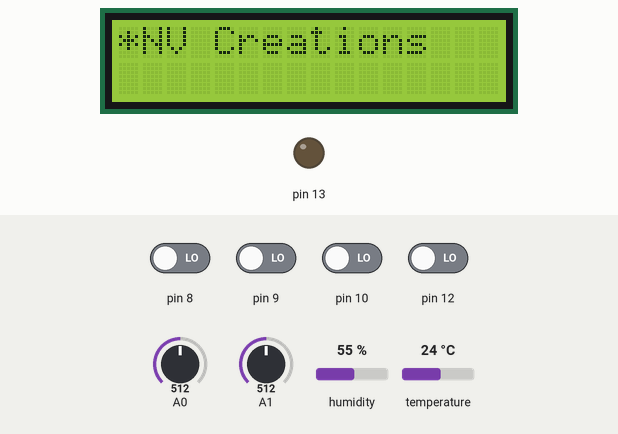
This sketch was run on a simulated Arduino Uno, built with avr-gcc and run on an emulated ATmega328P. Shown: 16×2 character LCD, output pins drawn as LEDs (lit = HIGH). The inputs (shaded band) are chosen by the test bench; at power-on: pin 8–10, pin 12 LOW, A0 = 512, temperature 24 °C, A1 = 512, humidity 55 %. What the sketch prints to the serial monitor is not drawn.

Above: at 0.1 s.
4.3 s: pin 9 driven HIGH
At 6.3 s:
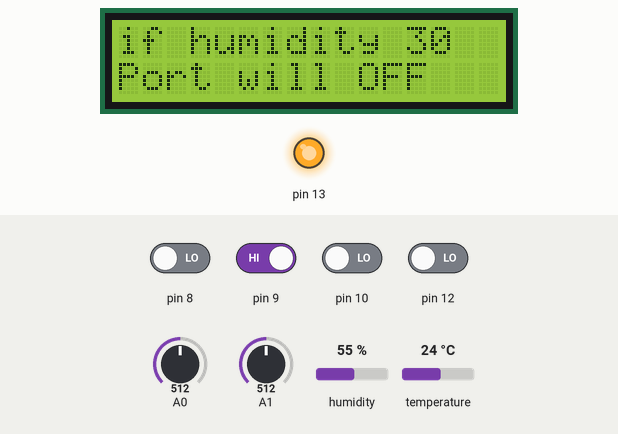
6.6 s: pin 8 driven HIGH
At 7.9 s:
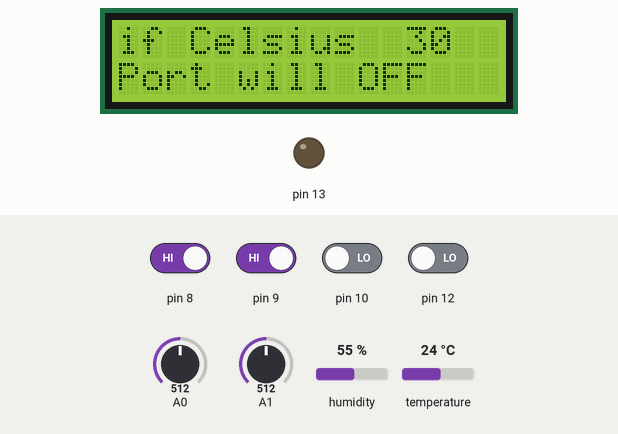
8.6 s: pin 12 driven HIGH
At 9.7 s:
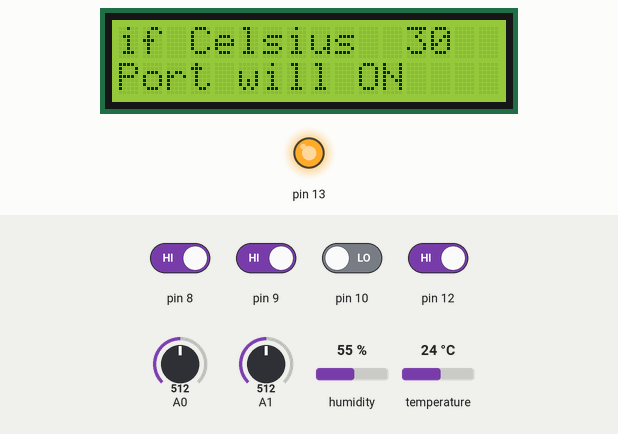
10.7 s: A0 set to 1010
At 11.39 s:
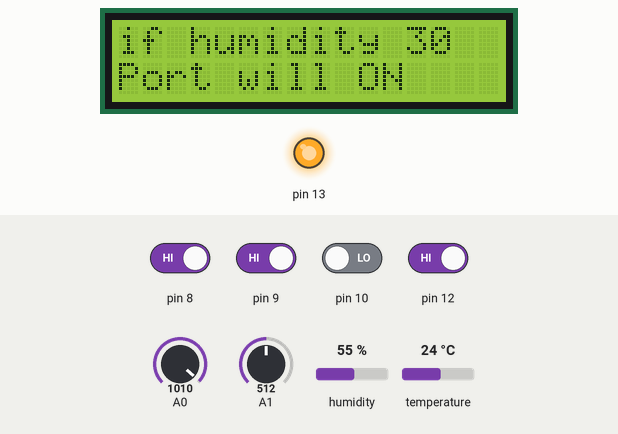
14.9 s: temperature set to 28 °C
At 17.6 s:
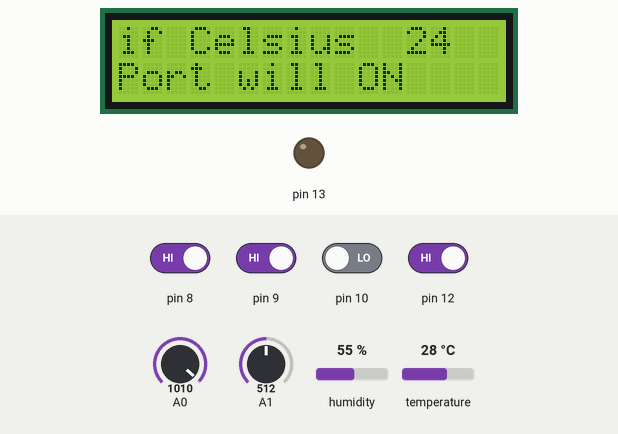
19.1 s: pin 12 driven LOW
At 20.2 s:
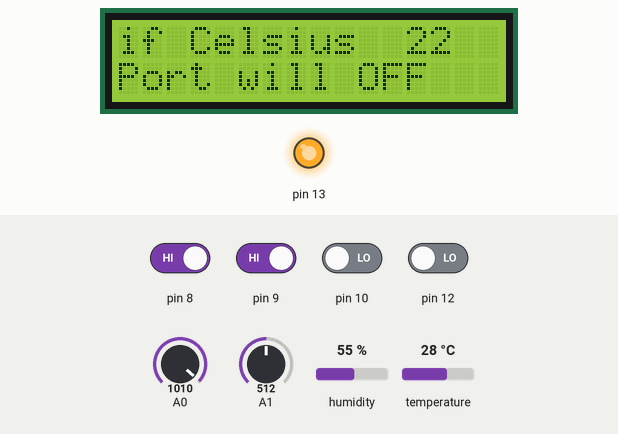
Timing chart, 0 to 22.1 s (numbered marks = the images above; inputs shaded):
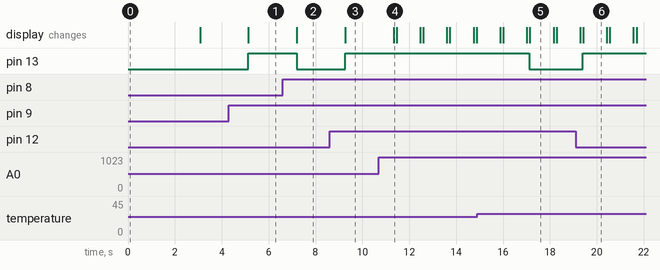

Measured:
- after the input at 4.3 s, pin 13: LOW → HIGH after 0.82 s; the display: changes after 0.82 s (image 1)
- after the input at 6.6 s, pin 13: HIGH → LOW after 0.59 s; the display: changes after 0.59 s (image 2)
- after the input at 8.6 s, pin 13: LOW → HIGH after 0.66 s; the display: changes after 0.66 s (image 3)
- after the input at 10.7 s, the display: changes after 0.63 s (image 4)
- after the input at 14.9 s, pin 13: HIGH → LOW after 2.2 s instead of 3.4 s
- after the input at 19.1 s, pin 13: LOW → HIGH after 0.30 s; the display: first changes after 0.19 s (image 6 shows a later state)
- what the display in image 5 shows lasts 1.1 s, from 17.1 s to 18.2 s

The sketch:

SmartEnv.ino
```cpp
#include <dht.h>
#include <LiquidCrystal.h>
int s;
int t;
int hum = 30;
int mid;
dht ard;
LiquidCrystal lcd_1(7, 6, 5, 4, 3, 2);
void setup() {
  Serial.begin(9600);
  pinMode(13, OUTPUT);
  lcd_1.begin(16, 2);
  lcd_1.setCursor(0, 0);
  lcd_1.print("*NV Creations");
  delay(3000);
  lcd_1.clear();
}
void loop() {
  int val = ard.read11(11);
  Serial.print("temp ");
  Serial.print(ard.temperature);
  Serial.print("\t humidity");
  Serial.println(ard.humidity);
  delay(1000);
  s = ard.temperature; t = ard.humidity;
  int  prin = digitalRead(10);
  if (prin == 1) {
    lcd_1.clear();
    lcd_1.setCursor(8, 0);
    lcd_1.print("Humidity");
    lcd_1.setCursor(0, 0);
    lcd_1.print(t);
    lcd_1.setCursor(8, 1);
    lcd_1.print("Celsius");
    lcd_1.setCursor(0, 1);
    lcd_1.print(s);
  }

  int hu = digitalRead(9);
  if (hu == 1) {
    lcd_1.clear();
    mid = 9;
    lcd_1.setCursor(0, 0);
    lcd_1.print("if humidity ");
    lcd_1.setCursor(12, 0);
    lcd_1.print(hum);
    lcd_1.setCursor(0, 1);
    lcd_1.print("Port will ");
    if (1 == digitalRead(12)) {
      lcd_1.setCursor(10, 1);
      lcd_1.print("ON ");

    }
    else {
      lcd_1.setCursor(10, 1);
      lcd_1.print("OFF");

    }


  }
  int add = analogRead(1);
  int dic = analogRead(0);
  if (add > 1000) {
    hum = (hum + 1);
    delay(100);
  }
  if (dic > 1000) {
    hum = (hum - 1);
    delay(100);
  }
  int tem = digitalRead(8);
  if (tem == 1) {
    lcd_1.clear();
    mid = 8;

    lcd_1.setCursor(0, 0);
    lcd_1.print("if Celsius ");
    lcd_1.setCursor(12, 0);
    lcd_1.print(hum);
    lcd_1.setCursor(0, 1);
    lcd_1.print("Port will ");
    if (1 == digitalRead(12)) {
      lcd_1.setCursor(10, 1);
      lcd_1.print("ON ");

    }
    else {
      lcd_1.setCursor(10, 1);
      lcd_1.print("OFF");

    }
  }
  if (mid == 8){
    if (s <= hum) {
      digitalWrite(13,digitalRead(12));
    }
    else{
     digitalWrite(13,!digitalRead(12));
  }
  }
  if (mid == 9){
    if (t <= hum) {
      digitalWrite(13, digitalRead(12));
    }
    else{
      digitalWrite(13,!digitalRead(12));
    }
  }
}
```
